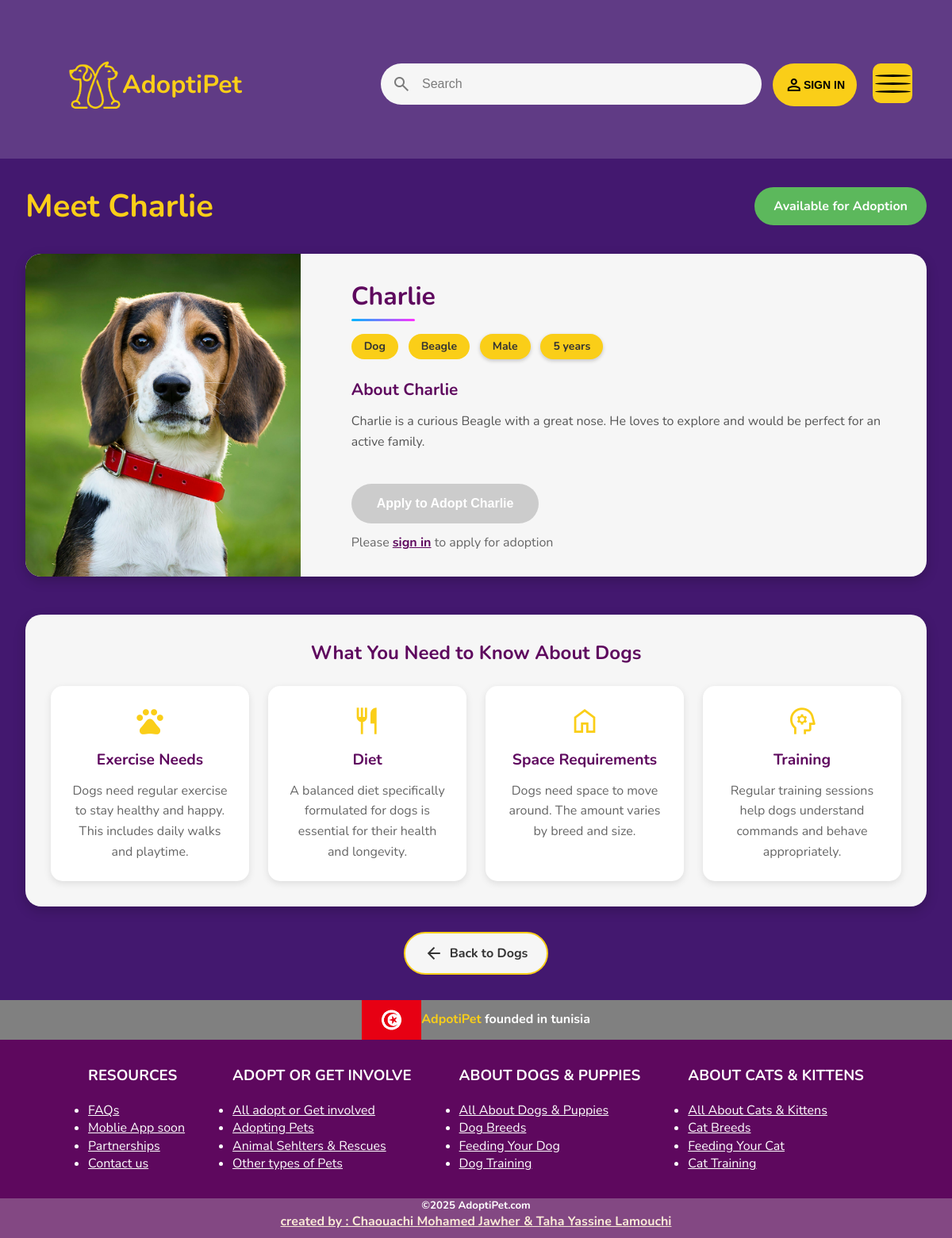
/petInfo.php?id=85, run on the app's committed database.
### tables this page shows
CREATE TABLE `pets` (
  `id` int NOT NULL AUTO_INCREMENT,
  `name` varchar(50) NOT NULL,
  `type` varchar(50) NOT NULL,
  `breed` varchar(50) DEFAULT NULL,
  `age` int DEFAULT NULL,
  `gender` varchar(10) DEFAULT NULL,
  `description` text,
  `image_path` varchar(255) DEFAULT NULL,
  `is_adopted` tinyint(1) DEFAULT '0',
  PRIMARY KEY (`id`)
);

### html/petInfo.php (the view, shortened to what this page needs)
<!DOCTYPE html>
<html lang="en">
<head>
    <link rel="stylesheet" href="../css/style.css">
    <link rel="stylesheet" href="../css/pets.css">
    <link rel="stylesheet" href="../css/petInfo.css">
</head>
<body>
    <header>
        <section>
        <div class="sign-in">
            <?php if (isset($_SESSION["id"])): ?>
                <a class="greeting" href="../php/logout.php">Hello, <?php echo htmlspecialchars($_SESSION["username"]); ?>!</a>
            <?php else: ?>
                <span class="person material-symbols-outlined">person</span>
                <button class="sign-in-btn" id="lgin">SIGN IN</button>
            <?php endif; ?>
        </div>
            <div class="logo">
                <img class="logo-pic" src="../img/logo-nobg.png" >
                <h1 class="txt">AdoptiPet</h1>
            </div>
            <form>
            <div class="search">
                <span class="search-icon material-symbols-outlined">search</span>
                <input class="search-input" type="search" placeholder="Search">
            </div>
            </form>
            <div class="menu-wrap">
                <div class="hamburger">
                    <div></div>
                </div>
            </div>
        </section>
    </header>
    <?php
    include '../php/dbConnection.php';
    $pet_id = intval($_GET['id']);
    $sql = "SELECT * FROM pets WHERE id = ?";
    $stmt = $conn->prepare($sql);
    $stmt->bind_param("i", $pet_id);
    $stmt->execute();
    $result = $stmt->get_result();
    if ($result->num_rows > 0) {
        $pet = $result->fetch_assoc();
        $is_adopted = $pet['is_adopted'];
        $has_applied = false;
        $name = htmlspecialchars($pet['name']);
        $type = htmlspecialchars($pet['type']);
        $breed = htmlspecialchars($pet['breed']);
        $age = htmlspecialchars($pet['age']);
        $gender = htmlspecialchars($pet['gender']);
        $description = htmlspecialchars($pet['description']);
        $image_path = !empty($pet['image_path']) ? $pet['image_path'] : '../img/pet-placeholder.jpg';
        $age_suffix = $age == 1 ? "year" : "years";
        ?>
        <main class="pet-details-container">
            <div class="pet-details-header">
                <h1>Meet <?php echo $name; ?></h1>
                <div class="pet-status <?php echo $is_adopted ? 'status-adopted' : 'status-available'; ?>">
                    <?php echo $is_adopted ? 'Adopted' : 'Available for Adoption'; ?>
                </div>
            </div>
            <div class="pet-profile">
                <div class="pet-image-gallery">
                    <img src="<?php echo $image_path; ?>" alt="<?php echo $name; ?>" class="main-image">
                </div>
                <div class="pet-info-card">
                    <div class="pet-basic-info">
                        <h2><?php echo $name; ?></h2>
                        <div class="pet-tags">
                            <span class="pet-tag pet-type"><?php echo ucfirst($type); ?></span>
                            <span class="pet-tag pet-breed"><?php echo $breed; ?></span>
                            <span class="pet-tag pet-gender"><?php echo ucfirst($gender); ?></span>
                            <span class="pet-tag pet-age"><?php echo "$age $age_suffix"; ?></span>
                        </div>
                    </div>
                    <div class="pet-description">
                        <h3>About <?php echo $name; ?></h3>
                        <p><?php echo $description; ?></p>
                    </div>
                    <div class="adoption-section">
                        <?php if ($is_adopted): ?>
                            <div class="adopted-message">
                                <span class="material-symbols-outlined">favorite</span>
                                <p><?php echo $name; ?> has already found a forever home!</p>
                            </div>
                        <?php else: ?>
                            <div class="login-required">
                                <button class="apply-btn disabled">Apply to Adopt <?php echo $name; ?></button>
                                <p class="login-message">Please <a href="login.html">sign in</a> to apply for adoption</p>
                            </div>
                        <?php endif; ?>
                    </div>
                </div>
            </div>
            <div class="pet-additional-info">
                <h3>What You Need to Know About <?php echo ucfirst($type); ?>s</h3>
                <?php if (strtolower($type) == 'dog'): ?>
                <div class="info-section">
                    <div class="info-item">
                        <span class="material-symbols-outlined">pets</span>
                        <h4>Exercise Needs</h4>
                        <p>Dogs need regular exercise to stay healthy and happy. This includes daily walks and playtime.</p>
                    </div>
                    <div class="info-item">
                        <span class="material-symbols-outlined">restaurant</span>
                        <h4>Diet</h4>
                        <p>A balanced diet specifically formulated for dogs is essential for their health and longevity.</p>
                    </div>
                    <div class="info-item">
                        <span class="material-symbols-outlined">home</span>
                        <h4>Space Requirements</h4>
                        <p>Dogs need space to move around. The amount varies by breed and size.</p>
                    </div>
                    <div class="info-item">
                        <span class="material-symbols-outlined">psychology</span>
                        <h4>Training</h4>
                        <p>Regular training sessions help dogs understand commands and behave appropriately.</p>
                    </div>
                </div>
                <?php endif; ?>
            </div>
            <div class="back-to-pets">
                <a href="pets.php?type=<?php echo strtolower($type); ?>" class="back-btn">
                    <span class="material-symbols-outlined">arrow_back</span>
                    Back to <?php echo ucfirst($type); ?>s
                </a>
            </div>
        </main>
        <?php
    } else {
        echo "<div class='error-message'>Pet not found. <a href='pets.php'>Browse available pets</a></div>";
    }
    ?>
    <footer>
        <div class="tunisia">
            <img src="../img/tunisia.webp" alt="">
            <h4><span>AdpotiPet</span> founded in tunisia</h4>
        </div>
        <div class="fin">
            <div class="pp">
                <h3>RESOURCES</h3>
                <ul>
                    <li><a href="">FAQs</a></li>
                    <li><a href="">Moblie App soon</a></li>
                    <li><a href="">Partnerships</a></li>
                    <li><a href="">Contact us</a></li>
                </ul>
            </div>
            <div class="pp">
                <h3>ADOPT OR GET INVOLVE</h3>
                <ul>
                    <li><a href="">All adopt or Get involved</a></li>
                    <li><a href="">Adopting Pets</a></li>
                    <li><a href="">Animal Sehlters & Rescues</a></li>
                    <li><a href="">Other types of Pets</a></li>
                </ul>
            </div>
            <div class="pp">
                <h3>ABOUT DOGS & PUPPIES</h3>
                <ul>
                    <li><a href="">All About Dogs & Puppies</a></li>
                    <li><a href="">Dog Breeds</a></li>
                    <li><a href="">Feeding Your Dog</a></li>
                    <li><a href="">Dog Training</a></li>
                </ul>
            </div>
            <div class="pp">
                <h3>ABOUT CATS & KITTENS</h3>
                <ul>
                    <li><a href="">All About Cats & Kittens </a></li>
                    <li><a href="">Cat Breeds</a></li>
                    <li><a href="">Feeding Your Cat</a></li>
                    <li><a href="">Cat Training</a></li>
                </ul>
            </div>
        </div>
        <div class="last">
            <h5>©2025 AdoptiPet.com</h5>
            <h4>created by : Chaouachi Mohamed Jawher & Taha Yassine Lamouchi</h4>
        </div>
    </footer>
</body>
</html>

### css/style.css (style rules this page uses)
:root { --primarycolor:rgba(230, 227, 233, 0.818); --padding:14px; --taille:14px; --asfer:#face18; --asfer-ghama9: rgba(250, 206, 24, 0.8); }
* { box-sizing: border-box; padding: 0; margin: 0; }
body { font-family: 'nunito' ,sans-serif; line-height: 1.4; background-color: rgba(62, 16, 107, 0.818); }
header { height: 200px; position: relative; }
h1 { text-transform: capitalize; }
.sign-in { right: 10vw; top: 10vh; position: absolute; display: flex; width: max-content; background-color: var(--asfer); padding: 15px; border-radius: 50px; cursor: pointer; transition: transform 0.3s ease, box-shadow 0.3s ease; }
.sign-in-btn { background-color: var(--asfer); border: none; outline: none; font-size:var(--taille) ; font-weight: bold; cursor: pointer; }
.search { position: absolute; top: 10vh; right: 20vw; width: 40vw; display: flex; align-items: center; padding: var(--padding); border-radius: 28px; background-color: #f6f6f6; transition: background 0.25s, box-shadow 0.25s; }
.search-input { width: 90%; font-size: 16px; color: #333333; margin-left: var(--padding); border: none; outline: none; background: transparent; }
.search-input::placeholder,.search-icon { color: rgba(0,0,0,0.5); }
.logo { position: absolute; display: flex; left: 7vw; top: 9vh; }
.logo-pic { width: 70px; height: 70px; top: 0; }
.logo h1 { color: #face18; align-items: center; justify-content: center; display: flex; font-weight: bold; font-size: 2em; }
.menu-wrap { position: fixed; left: 0; right: 0; z-index: 4; }
.hamburger { z-index: 4; position: absolute; top: 10vh; right: 50px; width: 50px; height: 50px; background-color: var(--asfer); display: flex; border-radius: 20%; align-items: center; justify-content: center; }
.hamburger > div { position: relative; width: 90%; height: 3px; background-color: black; transition: all 0.4s ease; border-radius: 50%; }
.hamburger > div::before, .hamburger > div::after { content: ''; position: absolute; width: 100%; height: 3px; top: -10px; background-color: black; border-radius: 50%; }
.hamburger > div::after { top: 10px; }
.logo .txt { cursor: pointer; }
footer { background-color: rgb(94, 8, 94); position: relative; }
.tunisia { height: 50px; background-color: gray; display: flex; justify-content: center; align-items: center; }
.tunisia img { height: 50px; }
.tunisia span { color: var(--asfer); }
.tunisia h4 { color: white; }
.fin { height: 200px; display: flex; justify-content: center; align-items: center; }
.pp { margin: 30px; color: white; }
.pp h3 { margin-bottom: 20px; }
.pp a { color: white; }
.last { position: relative; display: flex; height: 50px; background-color: rgb(131, 72, 131); align-items: center; flex-direction: column; }
.last h5 { color: white; }
.last h4 { color: antiquewhite; text-decoration: underline; }

### css/pets.css (style rules this page uses)
.pet-gender, .pet-age { background-color: var(--asfer); padding: 0.4rem 1rem; border-radius: 50px; font-size: 0.875rem; font-weight: bold; color: #333; box-shadow: 0 2px 5px rgba(0, 0, 0, 0.2); }

### data on the page
pets: name "Charlie", image_path (picture), type "Dog", breed "Beagle", gender "Male", age "5", age "years", description "Charlie is a curious Beagle with a great nose. He loves to explore and would be perfect for an active family."
